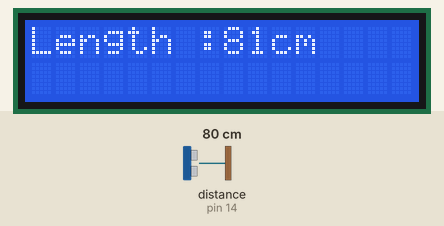
Simulated run of this sketch. Board: Arduino Uno, built with avr-gcc and run on an emulated ATmega328P. Parts: 16×2 character LCD. The test bench sets the inputs (shaded band); at power-on: distance to the obstacle (sensor on pin 14) 80 cm. The echo pulse lasts 58.3 µs per cm; what the sketch prints to the serial monitor is not drawn.

Above: at 1.1 s.
1.7 s: distance to the obstacle (sensor on pin 14) set to 2 cm
At 2.9 s:
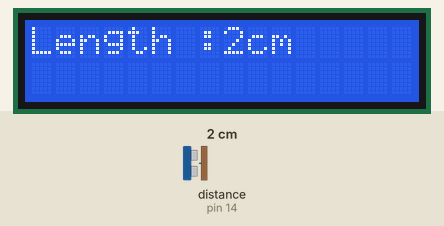
4.5 s: distance to the obstacle (sensor on pin 14) set to 4 cm
At 6.0 s:
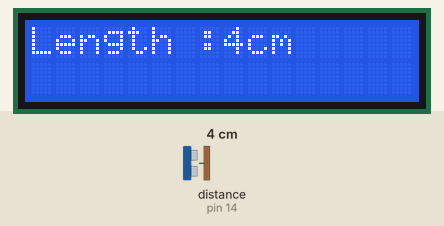
7.6 s: distance to the obstacle (sensor on pin 14) set to 9 cm
At 9.0 s:
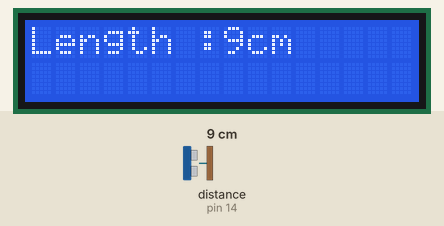
Timing chart, 0 to 10.6 s (numbered marks = the images above; inputs shaded):
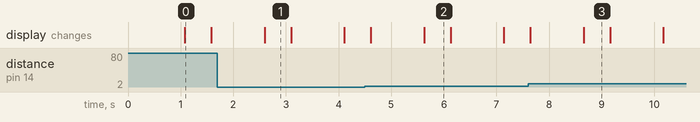

Measured:
- after the input at 1.7 s, the display: changes after 0.90 s (image 1)
- after the input at 4.5 s, the display: first differs from a run without the input after 1.1 s (image 2)
- after the input at 7.6 s, the display: first differs from a run without the input after 1.1 s (image 3)
- what the display in image 0 shows lasts 0.5 s, from 1.1 s to 1.6 s

The sketch:

6_ULTRASONIC.ino
```cpp
#include <NewPing.h>
#include <LiquidCrystal_I2C.h>
#include <Wire.h>
#define TRIGGER_PIN 12 //GPIO12
#define ECHO_PIN 14    //GPIO14
#define MAX_DISTANCE 200
int lcdColumns = 16;
int lcdRows = 2;
NewPing sonar(TRIGGER_PIN, ECHO_PIN, MAX_DISTANCE);
LiquidCrystal_I2C lcd(0x27, lcdColumns, lcdRows);
void setup() {
  Serial.begin(9600);
  // initialize LCD
    lcd.init();
    // turn on LCD backlight
    lcd.backlight();
}
void loop() {
  delay(1000);
  unsigned int uS = sonar.ping_cm();
  Serial.print("Length :");
  Serial.print(uS);
  Serial.println("cm");
  lcd.setCursor(0, 0);
  lcd.print("Length :");
  lcd.print(uS);
  lcd.print("cm");
  delay(500);
  lcd.clear();
}
```
